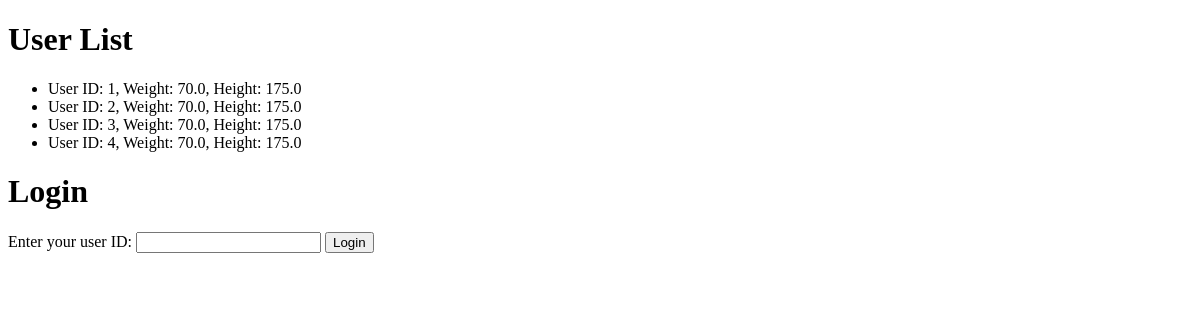
Before: / with the older database file.
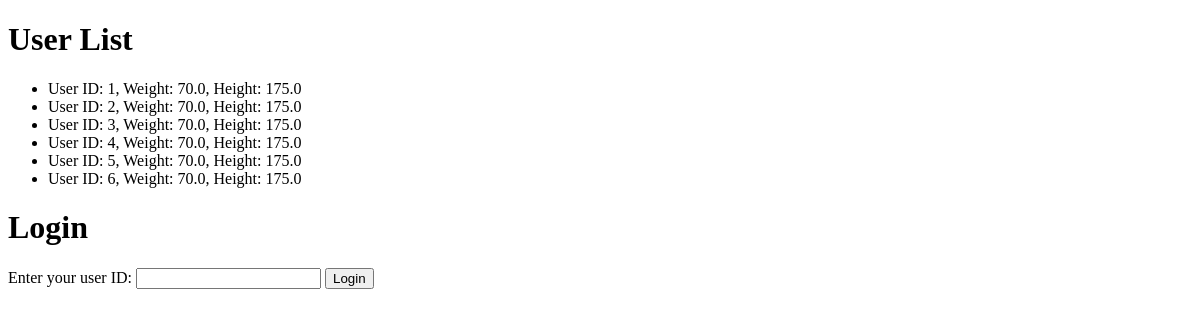
After: the same page with the newer database file.
### app.py (models this page shows)
class User(db.Model):
    id = db.Column(db.Integer, primary_key=True, autoincrement=True)
    weight = db.Column(db.Float, nullable=False)
    height = db.Column(db.Float, nullable=False)

### app.py (the view)
@app.route('/', methods=['GET', 'POST'])
def index():
    if request.method == 'POST':
        user_id = request.form['user_id']
        user = User.query.filter_by(id=user_id).first()
        if user is None:
            return redirect(url_for('register', user_id=user_id))
        return redirect(url_for('user_home', user_id=user_id))
    return render_template('login.html', User=User.query.all())

### templates/login.html (shortened to what this page needs)
<!DOCTYPE html>
<html lang="en">
<head>
</head>
<body>
    <h1>User List</h1>
    <ul>
        {% for item in User %}
            <li>User ID: {{ item.id }}, Weight: {{ item.weight }}, Height: {{ item.height }}</li>
        {% endfor %}
    </ul>
    <h1>Login</h1>
    <form method="post" action="/">
        <label for="user_id">Enter your user ID:</label>
        <input type="text" name="user_id" required>
        <button type="submit">Login</button>
    </form>
</body>
</html>

Changed rows visible on the page:
added User: id "5", weight "70.0", height "175.0"
added User: id "6", weight "70.0", height "175.0"
